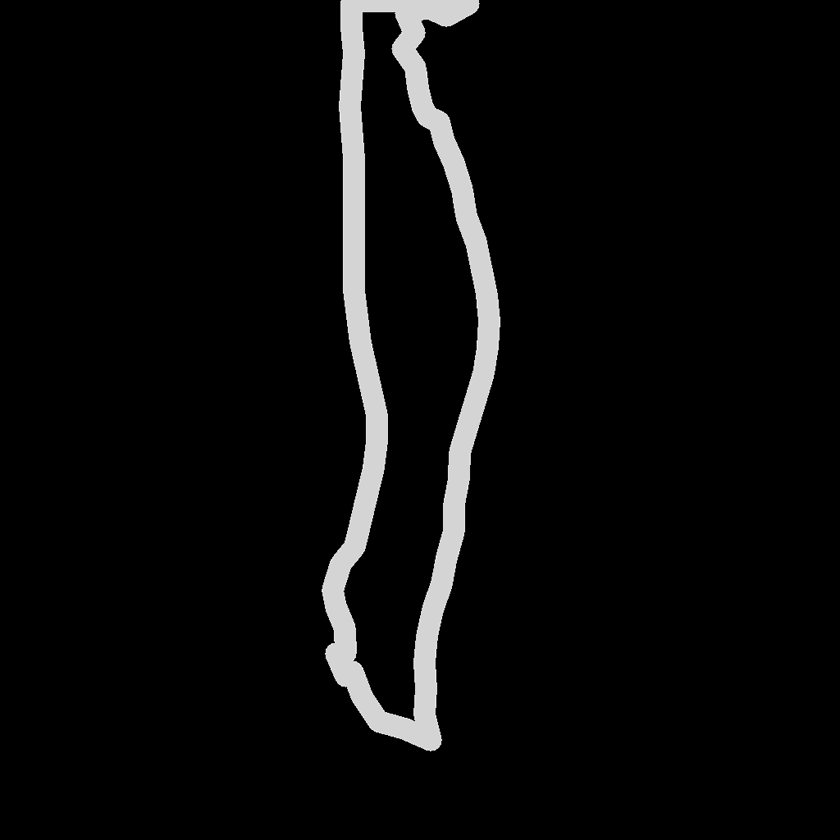
#> input picture 3drekonstruktionspeiseroehre/img_costincrease.png, 840 x 840 px, shrunk from 1024 x 1024 before the run
$ python -i image_polygon_detection.py   (imports and definitions only)
#> lines starting #> are read from the running program, lines starting #| are printed output that depends on the picture; after the words box and inside, x2 and y2 are one past the last pixel; in counts of white or black regions, pixels touching at a corner belong together
import cv2
import numpy as np


def calculate_endoscopy_polygon(image):
    """
    estimates the shape of the profile in the given image
    :param image: image
    :return: polygon
    """
    # remove alpha channel
    if image.shape[2] == 4:
        image = cv2.cvtColor(image, cv2.COLOR_RGBA2RGB)

    # remove black corners
    image = __remove_black_border_any_shape(image)

    # convert to gray
    gray = cv2.cvtColor(image, cv2.COLOR_RGB2GRAY)

    # blur
    smooth = cv2.GaussianBlur(gray, (11, 11), 0)

    # find dark area
    _, thresh = cv2.threshold(smooth, 70, 255, cv2.THRESH_BINARY_INV)
    contours, hierarchy, = cv2.findContours(thresh, cv2.RETR_TREE, cv2.CHAIN_APPROX_NONE)

    polygon = []
    if len(contours) > 0:
        contour = max(contours, key=cv2.contourArea)
        if len(contour) > 2:
            for point in contour:
              polygon.append((int(point[0][0]), int(point[0][1])))
            # reduce amount of points
            polygon = __reduce_polygon(polygon)
    return polygon


def calculate_xray_polygon(image):
    """
    estimates the shape of the esophagus in the given image
    :param image: image
    :return: polygon
    """
    # remove black border
    cropped_image, border_x, border_y, border_w, border_h = __remove_black_border_rectangle(image)

    # gray
    gray_image = cv2.cvtColor(cropped_image, cv2.COLOR_RGB2GRAY)

    # blur
    smooth = cv2.GaussianBlur(gray_image, (11, 11), 0)

    # find dark area
    _, thresh = cv2.threshold(smooth, 150, 255, cv2.THRESH_BINARY_INV)
    contours, hierarchy, = cv2.findContours(thresh, cv2.RETR_TREE, cv2.CHAIN_APPROX_NONE)

    polygon = []
    if len(contours) > 0:
        contour = max(contours, key=cv2.contourArea)
        if len(contour) > 2:
            for point in contour:
                polygon.append((border_x + int(point[0][0]), border_y + int(point[0][1])))
            # reduce amount of points
            polygon = __reduce_polygon(polygon)
    return polygon


def __remove_black_border_rectangle(image):
    """
    removes the black border around the image
    :param image: image
    :return: image without black border
    """
    gray_image = cv2.cvtColor(image, cv2.COLOR_RGB2GRAY)
    _, thresh = cv2.threshold(gray_image, 100, 255, cv2.THRESH_BINARY)
    border_x, border_y, border_w, border_h = cv2.boundingRect(thresh)
    cropped_image = image[border_y:border_y + border_h, border_x:border_x + border_w]
    return cropped_image, border_x, border_y, border_w, border_h


def __remove_black_border_any_shape(image):
    """
    paints black surroundings white
    :param image: image
    :return: new image
    """
    gray = cv2.cvtColor(image, cv2.COLOR_RGB2GRAY)
    # mask
    mask = cv2.inRange(gray, 5, 255)
    # get contours
    contours, _ = cv2.findContours(mask, cv2.RETR_TREE, cv2.CHAIN_APPROX_SIMPLE)
    # get biggest contour
    biggest = max(contours, key=cv2.contourArea)
    # make mask with biggest contour
    new_mask = np.zeros_like(mask)
    cv2.drawContours(new_mask, [biggest], -1, 255, -1)
    # redraw with white
    new_image = image.copy()
    new_image[new_mask == 0] = (255, 255, 255)
    return new_image


def __reduce_polygon(polygon, angle_threshold=5, distance_threshold=20):
    """
    reduces the amount of points for the given polygon
    :param polygon: polygon
    :param angle_threshold: remove point when angle is smaller than threshold
    :param distance_threshold: remove point when distance is smaller than threshold
    :return: new polygon
    """
    polygon = np.array(polygon)
    angle_threshold_rad = np.deg2rad(angle_threshold)
    points_to_remove = [0]
    while len(points_to_remove):
        points_to_remove = list()
        for i in range(0, len(polygon)-2, 2):
            v01 = polygon[i-1] - polygon[i]
            v12 = polygon[i] - polygon[i+1]
            d01 = np.linalg.norm(v01)
            d12 = np.linalg.norm(v12)
            # remove if distance smaller than threshold
            if d01 < distance_threshold and d12 < distance_threshold:
                points_to_remove.append(i)
                continue
            angle = np.arccos(np.clip(np.dot(v01, v12) / (d01 * d12), -1.0, 1.0))
            # remove if angle smaller than threshold
            if angle < angle_threshold_rad:
                points_to_remove.append(i)
        polygon = np.delete(polygon, points_to_remove, axis=0)
    return polygon.tolist()

>>> import cv2
>>> picture = cv2.cvtColor(cv2.imread('3drekonstruktionspeiseroehre/img_costincrease.png'), cv2.COLOR_BGR2RGB)
#> picture is the input picture: shape (840, 840, 3); min 0, max 18, mean 0.779
>>> result = calculate_endoscopy_polygon(picture)
#> in __remove_black_border_any_shape, `mask = cv2.inRange(gray, 5, 255)`:
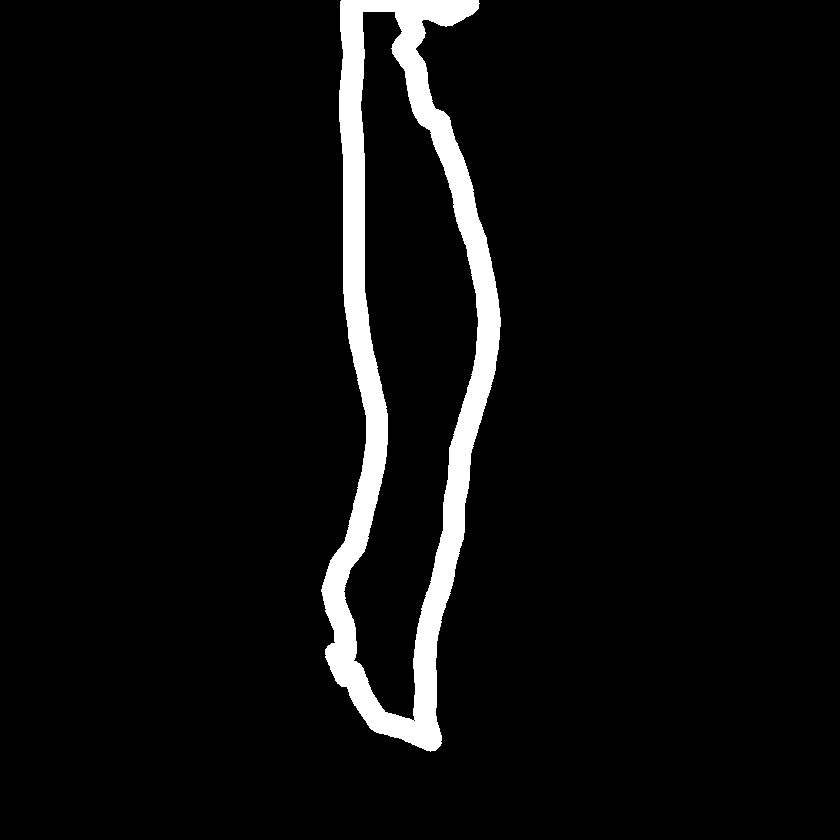
#> mask: shape (840, 840); 5.2% white; 1 white region
#> in __remove_black_border_any_shape, `contours, _ = cv2.findContours(mask, cv2.RETR_TREE, cv2.CHAIN_APPROX_S..`: contours = 3 contours, 1 with area under 20; largest, box (x1, y1, x2, y2) and area: (321, 0, 501, 752) 86605, (343, 11, 479, 721) 51248
#> in __remove_black_border_any_shape, `biggest = max(contours, key=cv2.contourArea)`: biggest = contour of 648 points, box (x1, y1, x2, y2) (321, 0, 501, 752), area 86605
#> in __remove_black_border_any_shape, `cv2.drawContours(new_mask, [biggest], -1, 255, -1)`:
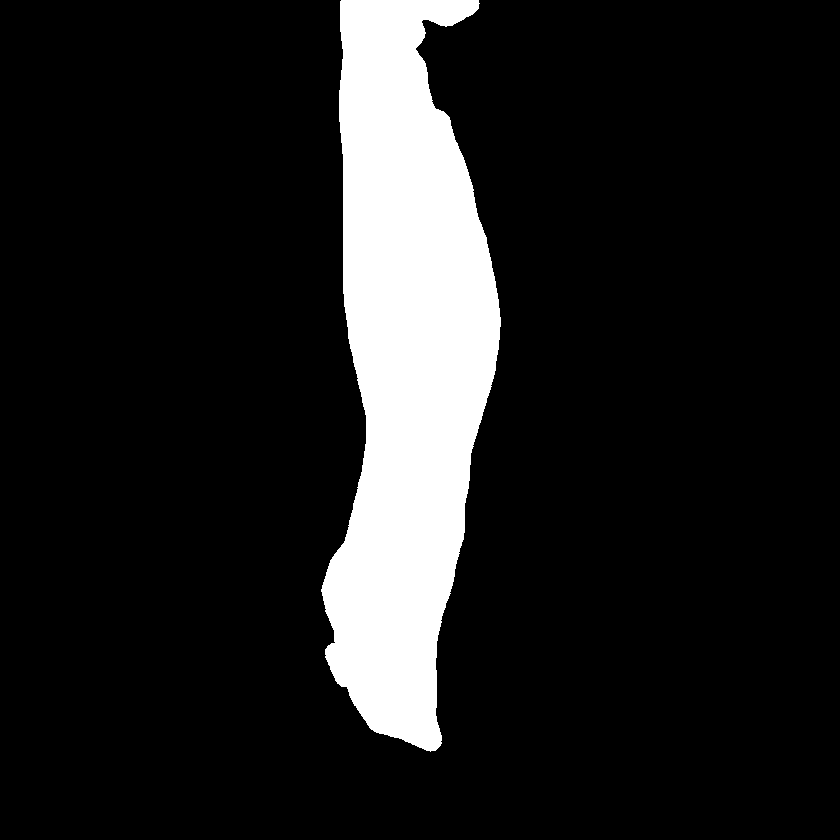
#> new_mask: shape (840, 840); 12.4% white; 1 white region, box (x1, y1, x2, y2) and area: (321, 0, 501, 752) 87476
#> in __remove_black_border_any_shape, `new_image[new_mask == 0] = (255, 255, 255)`:
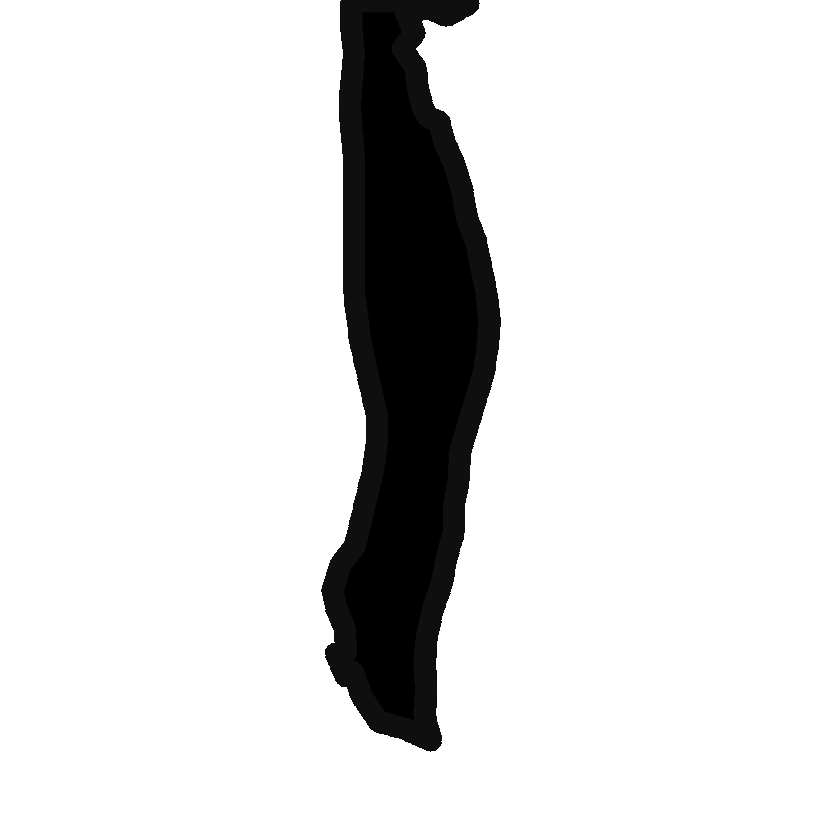
#> new_image: shape (840, 840, 3); min 0, max 255, mean 224.2
#> in calculate_endoscopy_polygon, `_, thresh = cv2.threshold(smooth, 70, 255, cv2.THRESH_BINARY_INV)`:
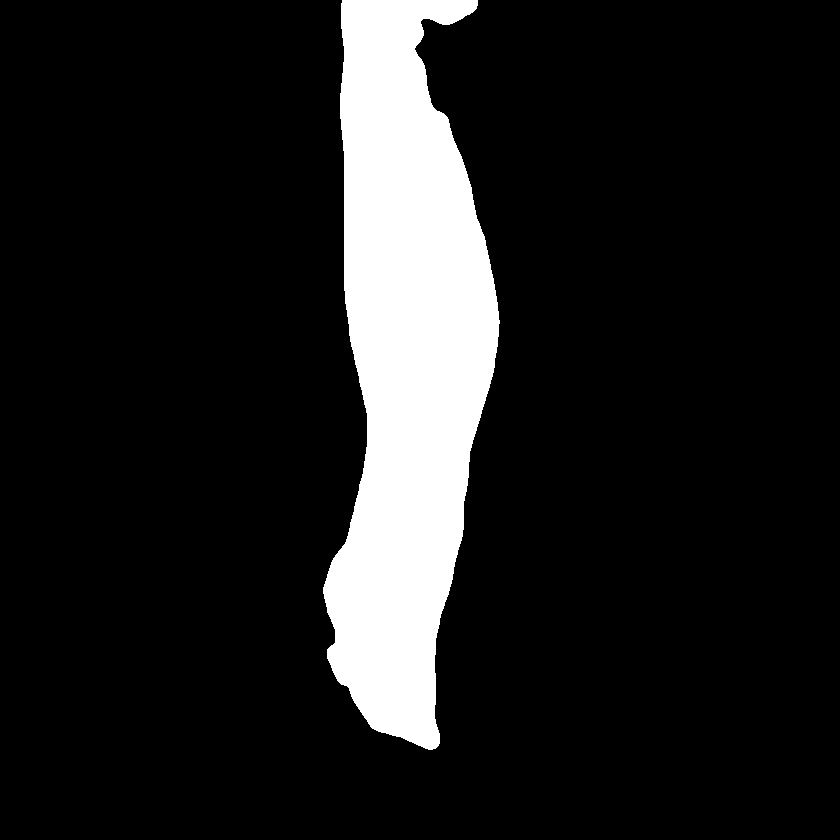
#> thresh: shape (840, 840); 12.1% white; 1 white region
#> in calculate_endoscopy_polygon, `contours, hierarchy, = cv2.findContours(thresh, cv2.RETR_TREE, cv2.CHA..`: contours = 1 contour; box (x1, y1, x2, y2) and area: (323, 0, 500, 750) 84364
#> in calculate_endoscopy_polygon, `contour = max(contours, key=cv2.contourArea)`: contour = contour of 1726 points, box (x1, y1, x2, y2) (323, 0, 500, 750), area 84364
#> the loop in calculate_endoscopy_polygon, `for point in contour:` made 1726 passes
#> point on passes 1 to 3: [[342, 0]], [[342, 1]], [[342, 2]]
#> after the loop in calculate_endoscopy_polygon, `for point in contour:`: polygon = 1726 pairs, first value 323 to 499, second value 0 to 749
#> after the loop in __reduce_polygon, `while len(points_to_remove):`: polygon = 33 pairs, first value 327 to 498, second value 0 to 745
#> result has the same summary as polygon in __reduce_polygon
